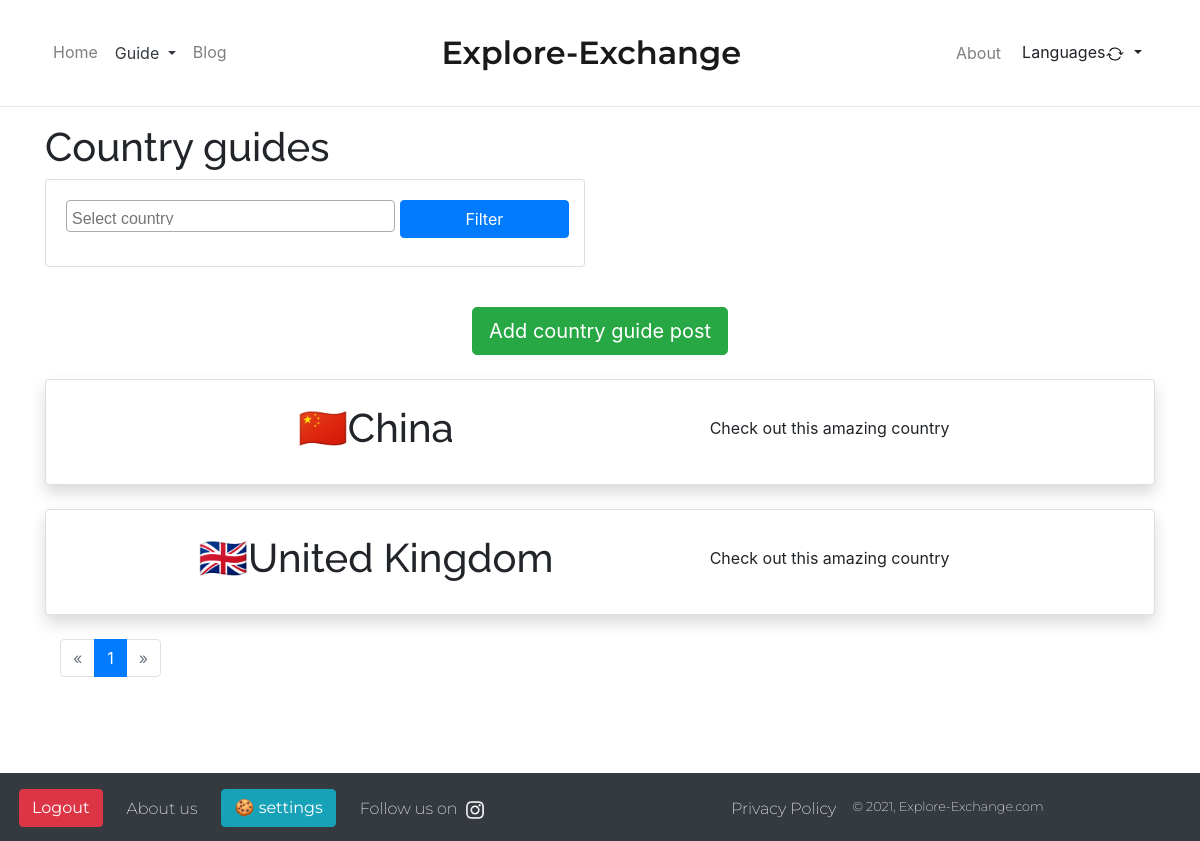
Screenshot of /en/guide/countries/ (signed in) with the database file from the repository.
### exchangeguide/models.py (models this page shows, shortened)
class CountryGuidePost(models.Model):
    guide_language = models.CharField(verbose_name=_("Guide language"), help_text=_('Please select the language you will use for the post.'), max_length=2, choices=LANGUAGE_CHOICES, default='EN')
    country = models.CharField(verbose_name=_("Country"), max_length=2, help_text=_("Select the country you want to present."), choices=COUNTRY_CHOICES, default='CH', unique=True)
    slug = models.SlugField(verbose_name=_("Slug"), help_text=_("Slug consisting of country"), unique=True, null=False, default="countryguide")
    author = models.ForeignKey("exchangeblog.BlogAuthor", verbose_name=_("Author"), on_delete=models.SET_NULL, null=True)
    last_updated = models.DateField(verbose_name=_("Last updated"), help_text=_("Date guide was last updated."), auto_now=True)
    spoken_language = models.CharField(verbose_name=_("Spoken language"), help_text=_("Enter the languages spoken in this country."), max_length=50)
    population = models.CharField(verbose_name=_("Population"), help_text=_("Enter the population of this country."), max_length=15)
    capital_city = models.CharField(verbose_name=_("Capital city"), help_text=_("Enter the capital city of this country."), max_length=20)
    currency = models.CharField(verbose_name=_("Currency"), help_text=_("Enter what currency (money) is being used in this country."), max_length=20)
    short_description = models.CharField(verbose_name=_("Short description"), help_text=_("Enter a short description about what makes this country special."), max_length=55, default=_("Check out this amazing country"))
    country_guide_content = CKEditor5Field(help_text=_("Describe the most important things and aspects about the country (e.g. food, people, culture, school, ...)"), verbose_name="Main content", config_name='blogpost-editor',)
    def get_absolute_url(self):
        return reverse("countryguide-detail", kwargs={"slug": self.slug})

### exchangeguide/views.py (the view)
# urls.py: path('countries/', views.CountryGuideListView.as_view(), name="countryguide-list"),
class CountryGuideListView(FilterView):
    model = CountryGuidePost
    filterset_class = CountryGuidePostFilter
    paginate_by = 10
    def get_context_data(self, **kwargs):
        context = super().get_context_data(**kwargs)
        query = self.request.GET.copy()
        if 'page' in query:
            del query['page']
        context['querystring'] = query.urlencode()
        context['country_guide_list'] = CountryGuidePostFilter(self.request.GET, queryset=self.get_queryset())
        if self.request.user.is_authenticated:
            try:
                if BlogAuthor.objects.get(user=self.request.user):
                    context["is_author"] = BlogAuthor.objects.get(user=self.request.user).slug
            except:
                pass
        return context

### exchangeguide/templates/exchangeguide/countryguidepost_filter.html (shortened to what this page needs)
{% extends "base_generic.html" %}
{% load i18n %}
{% load static %}
{% block guides-active %}active text-dark{% endblock %}
{% block content %}
<h1>{% trans "Country guides" %}</h1>
<div class="row">
        <div class="col-md-6">
                <form action="" method="get">
                        <div class="card card-body mb-3">
                                <div class="form-row justify-content-between">
                                        <div class="col-md-8 mb-1">
                                        </div>
                                        <button id="filter-submit" class="btn btn-primary col-md-4 mb-2" type="submit">{% trans "Filter" %}</button>
                                </div>
                        </div>
                </form>
        </div>
</div>
{% if user.is_authenticated and is_author %}
<div class="row my-4">
    <div class="col-12 text-center">
        <a href="{% url 'countryguide-create' %}" class="text-white text-decoration-none"><button class="btn btn-success btn-lg">{% trans 'Add country guide post' %}</button></a>
    </div>
</div>
{% endif %}
<div class="container">
{% include "country_guide_snippet.html" with list=object_list queryset=queryset pagination=True %}
</div>
{% endblock %}
{% block body-meta %}
<link href="https://cdnjs.cloudflare.com/ajax/libs/select2/4.0.12/css/select2.min.css" rel="stylesheet" />
{% endblock %}

### exchangeguide/templates/country_guide_snippet.html (shortened to what this page needs)
{% load i18n %}
{% load static %}
{% if list %}
{% if vertical_list %}
    {% for countryguide in list %}
    <div class="card mb-4 shadow">
            <a class="stretched-link" href="{{ countryguide.get_absolute_url }}"></a>
                <div class="card-body">
                    <h1 id="{% if small_list == True %}country-guide-header-small{% else %}country-guide-header{% endif %}" class="card-title">{{ countryguide.get_country_display }}</h1>
                    <p class="card-text">
                        {{ countryguide.short_description|truncatechars:130 }}
                    </p>
                </div>
    </div>
    {% endfor %}
{% else %}
<div class="row justify-content-center">
    <div class="row justify-content-center">
    {% for countryguide in list %}
        <div class="col-md-12">
            <div class="card shadow mb-4 col-md-12 p-md-3">
                <div class="row no-gutters">
                    <div class="col-md-7 p-2 d-flex align-items-center justify-content-center">
                        <h1 id="{% if small_list == True %}country-guide-header-small{% else %}country-guide-header{% endif %}">{{ countryguide.get_country_display }}</h1>
                    </div>
                    <div class="col-md-5">
                        <div class="card-body">
                            <p class="card-text">{{ countryguide.short_description }}</p>
                        </div>
                    </div>
                </div>
            </div>
        </div>
    {% endfor %}
    </div>
</div>
{% endif %}
{% if pagination == True %}
    <nav aria-label="Country guide navigation">
<ul class="pagination mb-5">
    {% if page_obj.has_previous %}
    <li class="page-item">
            <a class="page-link" href="?{% if querystring %}{{ querystring }}&amp;{% endif %}page={{ page_obj.previous_page_number }}" aria-label="Previous">
                <span aria-hidden="true">&laquo;</span>
            </a>
    </li>
    {% else %}
    <li class="page-item disabled">
            <a class="page-link" href="?{% if querystring %}&amp;{{ querystring }}{% endif %}page=1" aria-label="Previous">
                <span aria-hidden="true">&laquo;</span>
            </a>
    </li>
    {% endif %}
    {% for page_number in page_obj.paginator.page_range %}
    {% if forloop.counter < 7 %}
    {% if page_number == page_obj.number %}
        <li class="page-item active" aria-current="page">
            <a class="page-link" href="?{% if querystring %}{{ querystring }}&amp;{% endif %}page={{ page_number }}">{{ page_number }}<span class="sr-only">(current)</span></a>
        </li>
    {% else %}
        <li class="page-item"><a class="page-link" href="?{% if querystring %}{{ querystring }}&amp;{% endif %}page={{ page_number }}">{{ page_number }}</a></li>
    {% endif %}
    {% endif %}
    {% endfor %}
        {% if page_obj.has_next %}
            <li class="page-item"><a class="page-link" href="?{% if querystring %}{{ querystring }}&amp;{% endif %}page={{ page_obj.next_page_number }}" aria-label="Next">
                <span aria-hidden="true">&raquo;</span>
            </a></li>
        {% else %}
            <li class="page-item disabled"><a class="page-link" href="#" aria-label="Next">
                <span aria-hidden="true">&raquo;</span>
            </a></li>
        {% endif %}
    </ul>
</nav>
{% endif %}
{% else %}
<p>{% trans "Sorry, there are no country guides." %}</p>
{% endif %}

### templates/base_generic.html (style rules this page uses)
html, body { height: 100%; width: 100%; margin: 0; }
body { display: flex; flex-direction: column; }
h1 { font-family: 'Raleway', sans-serif; font-weight: 500; }

### rows the page displays
CountryGuidePost: country "🇨🇳China", short_description "Check out this amazing country"
CountryGuidePost: country "🇬🇧United Kingdom", short_description "Check out this amazing country"

### other values shown
{{ page_number }} "1"
